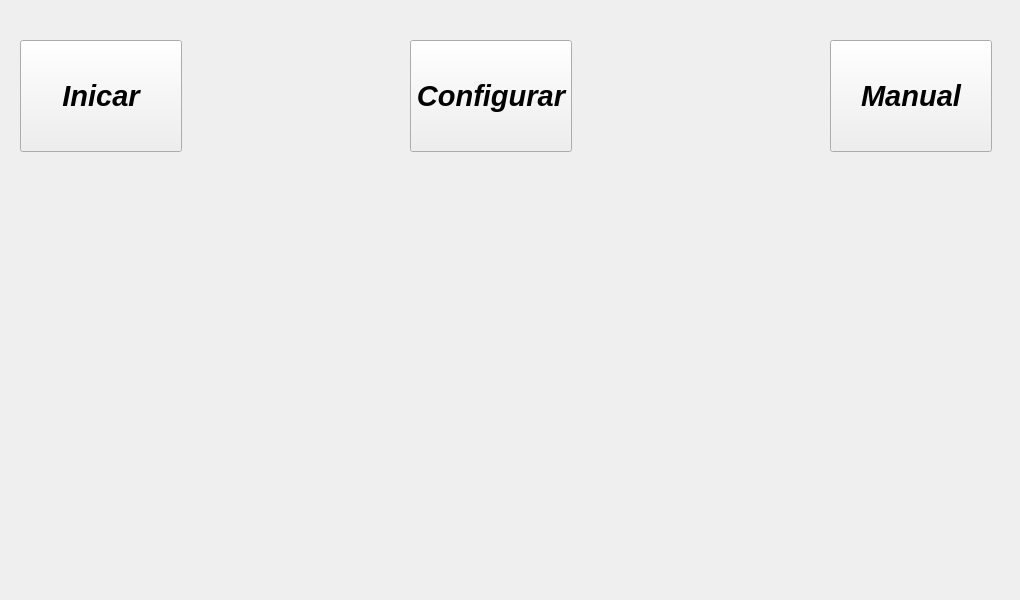
<?xml version="1.0" encoding="UTF-8"?>
<ui version="4.0">
 <class>MainForm</class>
 <widget class="QWidget" name="MainForm">
  <property name="geometry">
   <rect>
    <x>0</x>
    <y>0</y>
    <width>1020</width>
    <height>600</height>
   </rect>
  </property>
  <property name="windowTitle">
   <string>Janela Principal</string>
  </property>
  <widget class="QLabel" name="label">
   <property name="geometry">
    <rect>
     <x>20</x>
     <y>270</y>
     <width>971</width>
     <height>291</height>
    </rect>
   </property>
   <property name="styleSheet">
    <string notr="true">border-image: url(:/img/logo.png);</string>
   </property>
   <property name="text">
    <string/>
   </property>
  </widget>
  <widget class="QPushButton" name="btIniciar">
   <property name="geometry">
    <rect>
     <x>20</x>
     <y>40</y>
     <width>162</width>
     <height>112</height>
    </rect>
   </property>
   <property name="font">
    <font>
     <pointsize>22</pointsize>
     <weight>75</weight>
     <italic>true</italic>
     <bold>true</bold>
    </font>
   </property>
   <property name="text">
    <string>Inicar</string>
   </property>
  </widget>
  <widget class="QPushButton" name="btConfig">
   <property name="geometry">
    <rect>
     <x>410</x>
     <y>40</y>
     <width>162</width>
     <height>112</height>
    </rect>
   </property>
   <property name="font">
    <font>
     <pointsize>22</pointsize>
     <weight>75</weight>
     <italic>true</italic>
     <bold>true</bold>
    </font>
   </property>
   <property name="text">
    <string>Configurar</string>
   </property>
  </widget>
  <widget class="QPushButton" name="btManual">
   <property name="geometry">
    <rect>
     <x>830</x>
     <y>40</y>
     <width>162</width>
     <height>112</height>
    </rect>
   </property>
   <property name="font">
    <font>
     <pointsize>22</pointsize>
     <weight>75</weight>
     <italic>true</italic>
     <bold>true</bold>
    </font>
   </property>
   <property name="text">
    <string>Manual</string>
   </property>
  </widget>
 </widget>
 <resources>
  <include location="../img/logo.qrc"/>
 </resources>
 <connections/>
</ui>
